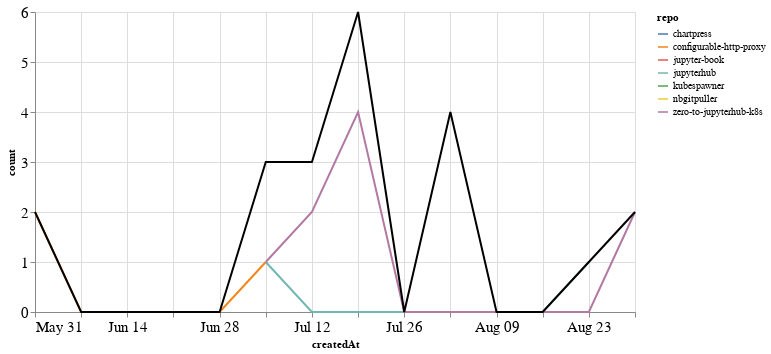

Notebook source saved alongside this figure:
### Markdown cell above
## PRs

### Code cell
prs_time = prs.groupby('repo').resample('W', on='createdAt').count()['author'].reset_index()
prs_time = prs_time.rename(columns={'author': 'count'})
prs_time_total = prs_time.groupby('createdAt').agg({"count": "sum"}).reset_index()

ch1 = alt.Chart(prs_time, width=600).mark_line().encode(
    x='createdAt',
    y='count',
    color='repo',
    tooltip="repo"
)

ch2 = alt.Chart(prs_time_total, width=600).mark_line(color="black").encode(
    x='createdAt',
    y='count',
)

ch1 + ch2

### Figure 1 — Vega-Lite specification as saved in the notebook (floating-point values rounded to 4 significant figures)
{"config": {"axisLeft": {"labelFontSize": 15}, "axisBottom": {"labelFontSize": 15}}, "layer": [{"data": {"name": "data-2465185f9128287405aea4728b29a2e4"}, "mark": "line", "encoding": {"color": {"type": "nominal", "field": "repo"}, "tooltip": {"type": "nominal", "field": "repo"}, "x": {"type": "temporal", "field": "createdAt"}, "y": {"type": "quantitative", "field": "count"}}, "width": 600}, {"data": {"name": "data-cea8d5c71c73003eda3c17d34a02826b"}, "mark": {"type": "line", "color": "black"}, "encoding": {"x": {"type": "temporal", "field": "createdAt"}, "y": {"type": "quantitative", "field": "count"}}, "width": 600}], "$schema": "https://vega.github.io/schema/vega-lite/v4.8.1.json", "datasets": {"data-2465185f9128287405aea4728b29a2e4": [{"repo": "chartpress", "createdAt": "2020-07-19T00:00:00", "count": 1}, {"repo": "configurable-http-proxy", "createdAt": "2020-05-31T00:00:00", "count": 2}, {"repo": "configurable-http-proxy", "createdAt": "2020-06-07T00:00:00", "count": 0}, {"repo": "configurable-http-proxy", "createdAt": "2020-06-14T00:00:00", "count": 0}, {"repo": "configurable-http-proxy", "createdAt": "2020-06-21T00:00:00", "count": 0}, {"repo": "configurable-http-proxy", "createdAt": "2020-06-28T00:00:00", "count": 0}, {"repo": "configurable-http-proxy", "createdAt": "2020-07-05T00:00:00", "count": 1}, {"repo": "jupyter-book", "createdAt": "2020-07-12T00:00:00", "count": 1}, {"repo": "jupyterhub", "createdAt": "2020-07-05T00:00:00", "count": 1}, {"repo": "jupyterhub", "createdAt": "2020-07-12T00:00:00", "count": 0}, {"repo": "jupyterhub", "createdAt": "2020-07-19T00:00:00", "count": 0}, {"repo": "jupyterhub", "createdAt": "2020-07-26T00:00:00", "count": 0}, {"repo": "jupyterhub", "createdAt": "2020-08-02T00:00:00", "count": 0}, {"repo": "jupyterhub", "createdAt": "2020-08-09T00:00:00", "count": 0}, {"repo": "jupyterhub", "createdAt": "2020-08-16T00:00:00", "count": 0}, {"repo": "jupyterhub", "createdAt": "2020-08-23T00:00:00", "count": 1}, {"repo": "kubespawner", "createdAt": "2020-07-19T00:00:00", "count": 1}, {"repo": "nbgitpuller", "createdAt": "2020-08-02T00:00:00", "count": 4}, {"repo": "zero-to-jupyterhub-k8s", "createdAt": "2020-07-05T00:00:00", "count": 1}, {"repo": "zero-to-jupyterhub-k8s", "createdAt": "2020-07-12T00:00:00", "count": 2}, {"repo": "zero-to-jupyterhub-k8s", "createdAt": "2020-07-19T00:00:00", "count": 4}, {"repo": "zero-to-jupyterhub-k8s", "createdAt": "2020-07-26T00:00:00", "count": 0}, {"repo": "zero-to-jupyterhub-k8s", "createdAt": "2020-08-02T00:00:00", "count": 0}, {"repo": "zero-to-jupyterhub-k8s", "createdAt": "2020-08-09T00:00:00", "count": 0}, {"repo": "zero-to-jupyterhub-k8s", "createdAt": "2020-08-16T00:00:00", "count": 0}, {"repo": "zero-to-jupyterhub-k8s", "createdAt": "2020-08-23T00:00:00", "count": 0}, {"repo": "zero-to-jupyterhub-k8s", "createdAt": "2020-08-30T00:00:00", "count": 2}], "data-cea8d5c71c73003eda3c17d34a02826b": [{"createdAt": "2020-05-31T00:00:00", "count": 2}, {"createdAt": "2020-06-07T00:00:00", "count": 0}, {"createdAt": "2020-06-14T00:00:00", "count": 0}, {"createdAt": "2020-06-21T00:00:00", "count": 0}, {"createdAt": "2020-06-28T00:00:00", "count": 0}, {"createdAt": "2020-07-05T00:00:00", "count": 3}, {"createdAt": "2020-07-12T00:00:00", "count": 3}, {"createdAt": "2020-07-19T00:00:00", "count": 6}, {"createdAt": "2020-07-26T00:00:00", "count": 0}, {"createdAt": "2020-08-02T00:00:00", "count": 4}, {"createdAt": "2020-08-09T00:00:00", "count": 0}, {"createdAt": "2020-08-16T00:00:00", "count": 0}, {"createdAt": "2020-08-23T00:00:00", "count": 1}, {"createdAt": "2020-08-30T00:00:00", "count": 2}]}}
